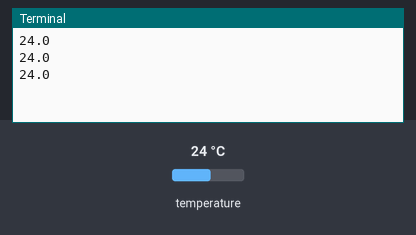
A program run on a simulated Raspberry Pi (BCM pin numbers). On the bench: the last lines printed to the terminal. The inputs (shaded band) are chosen by the test bench; at power-on: temperature 24 °C.

Above: at 1.2 s.
1.3 s: temperature set to 12 °C
At 1.9 s:
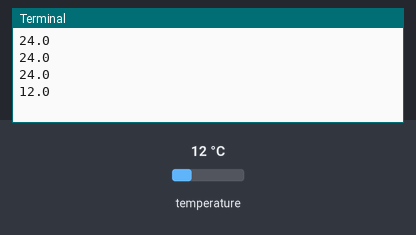
2.8 s: temperature set to 19 °C
At 3.4 s:
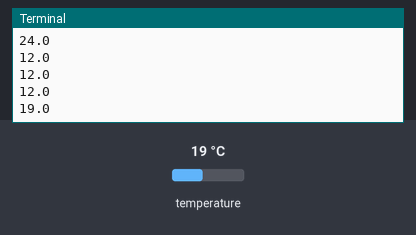
Timing chart, 0 to 5.8 s (numbered marks = the images above; inputs shaded):
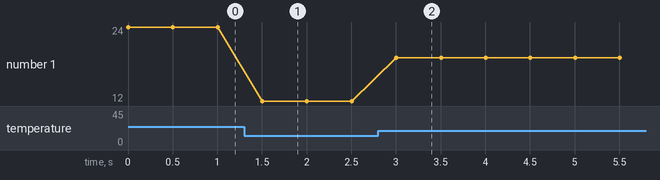

Measured:
- after the input at 1.3 s, the terminal: prints a new line after 0.20 s (image 1)
- after the input at 2.8 s, the terminal: prints a new line after 0.20 s (image 2)
- plotted number 1: 24 → 12 after the input at 1.3 s, 12 → 19 after the input at 2.8 s

The program:

temp.py
```python
# main.py
#----------------------------------------------------------------------------
#!/usr/bin/env python3
# -*- coding: utf-8 -*-
#----------------------------------------------------------------------------
# Created By  : Shirasukazushi
# Created Date: 2024/04/10
# ---------------------------------------------------------------------------
# 関数
#
# ---------------------------------------------------------------------------
# Imports
# ---------------------------------------------------------------------------
import smbus
from time import sleep

def read_adt7410():
    # bus.write_byte_data(address_adt7410,register_config,0x80)

    word_data = bus.read_word_data(address_adt7410, register_adt7410)
    data = (word_data & 0xff00)>>8 | (word_data & 0xff)<<8
    data = data>>3 # 13ビットデータ
    if data & 0x1000 == 0: # 温度が正または0の場合
        temperature = data*0.0625
    else: # 温度が府の場合、絶対値をとってからマイナスを×
        temperature = ((~data&0x1fff) + 1)*-0.0625
    return temperature

bus = smbus.SMBus(1)
address_adt7410 = 0x48
register_adt7410 = 0x00
register_config = 0x03

if __name__ == '__main__':
    try:
        while True:
            inputValue = read_adt7410()
            print(inputValue)
            sleep(0.5)
    except KeyboardInterrupt:
        pass
```
